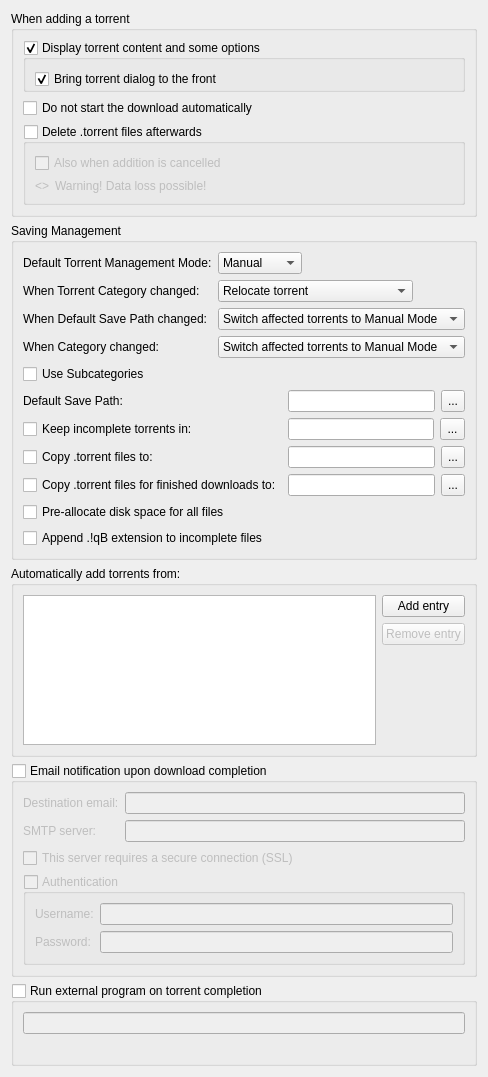
          <widget class="QWidget" name="scrollAreaWidgetContents_2">
           <property name="geometry">
            <rect>
             <x>0</x>
             <y>0</y>
             <width>437</width>
             <height>979</height>
            </rect>
           </property>
           <layout class="QVBoxLayout" name="verticalLayout">
            <item>
             <widget class="QGroupBox" name="torrentAdditionBox">
              <property name="title">
               <string>When adding a torrent</string>
              </property>
              <layout class="QVBoxLayout" name="torrentAdditionBoxLayout">
               <item>
                <widget class="QGroupBox" name="checkAdditionDialog">
                 <property name="title">
                  <string>Display torrent content and some options</string>
                 </property>
                 <property name="checkable">
                  <bool>true</bool>
                 </property>
                 <layout class="QVBoxLayout" name="verticalLayout_18">
                  <property name="bottomMargin">
                   <number>0</number>
                  </property>
                  <item>
                   <widget class="QCheckBox" name="checkAdditionDialogFront">
                    <property name="text">
                     <string>Bring torrent dialog to the front</string>
                    </property>
                    <property name="checked">
                     <bool>true</bool>
                    </property>
                   </widget>
                  </item>
                 </layout>
                </widget>
               </item>
               <item>
                <widget class="QCheckBox" name="checkStartPaused">
                 <property name="text">
                  <string comment="The torrent will be added to download list in pause state">Do not start the download automatically</string>
                 </property>
                </widget>
               </item>
               <item>
                <widget class="QGroupBox" name="deleteTorrentBox">
                 <property name="toolTip">
                  <string>Should the .torrent file be deleted after adding it</string>
                 </property>
                 <property name="title">
                  <string>Delete .torrent files afterwards </string>
                 </property>
                 <property name="checkable">
                  <bool>true</bool>
                 </property>
                 <property name="checked">
                  <bool>false</bool>
                 </property>
                 <layout class="QVBoxLayout" name="deleteTorrentBoxLayout">
                  <item>
                   <widget class="QCheckBox" name="deleteCancelledTorrentBox">
                    <property name="toolTip">
                     <string>Also delete .torrent files whose addition was cancelled</string>
                    </property>
                    <property name="text">
                     <string>Also when addition is cancelled</string>
                    </property>
                   </widget>
                  </item>
                  <item>
                   <layout class="QHBoxLayout" name="deleteTorrentWarningLayout">
                    <item>
                     <widget class="QLabel" name="deleteTorrentWarningIcon">
                      <property name="sizePolicy">
                       <sizepolicy hsizetype="Fixed" vsizetype="Preferred">
                        <horstretch>0</horstretch>
                        <verstretch>0</verstretch>
                       </sizepolicy>
                      </property>
                      <property name="text">
                       <string notr="true">&lt;&gt;</string>
                      </property>
                     </widget>
                    </item>
                    <item>
                     <widget class="QLabel" name="deleteTorrentWarningLabel">
                      <property name="text">
                       <string>Warning! Data loss possible!</string>
                      </property>
                     </widget>
                    </item>
                   </layout>
                  </item>
                 </layout>
                </widget>
               </item>
              </layout>
             </widget>
            </item>
            <item>
             <widget class="QGroupBox" name="groupSavingManagement">
              <property name="title">
               <string>Saving Management</string>
              </property>
              <layout class="QVBoxLayout" name="groupSavingManagementLayout">
               <item>
                <layout class="QGridLayout" name="gridLayout_3">
                 <item row="0" column="0">
                  <widget class="QLabel" name="label_40">
                   <property name="text">
                    <string>Default Torrent Management Mode:</string>
                   </property>
                  </widget>
                 </item>
                 <item row="0" column="1">
                  <layout class="QHBoxLayout" name="horizontalLayout_70">
                   <property name="spacing">
                    <number>10</number>
                   </property>
                   <item>
                    <widget class="QComboBox" name="comboSavingMode">
                     <property name="toolTip">
                      <string>Automatic mode means that various torrent properties (e.g. save path) will be decided by the associated category</string>
                     </property>
                     <item>
                      <property name="text">
                       <string>Manual</string>
                      </property>
                     </item>
                     <item>
                      <property name="text">
                       <string>Automatic</string>
                      </property>
                     </item>
                    </widget>
                   </item>
                   <item>
                    <spacer name="horizontalSpacer_160">
                     <property name="orientation">
                      <enum>Qt::Horizontal</enum>
                     </property>
                     <property name="sizeHint" stdset="0">
                      <size>
                       <width>40</width>
                       <height>20</height>
                      </size>
                     </property>
                    </spacer>
                   </item>
                  </layout>
                 </item>
                 <item row="1" column="0">
                  <widget class="QLabel" name="labelTorrentCategoryChanged">
                   <property name="text">
                    <string>When Torrent Category changed:</string>
                   </property>
                  </widget>
                 </item>
                 <item row="1" column="1">
                  <layout class="QHBoxLayout" name="horizontalLayout_14">
                   <item>
                    <widget class="QComboBox" name="comboTorrentCategoryChanged">
                     <item>
                      <property name="text">
                       <string>Relocate torrent</string>
                      </property>
                     </item>
                     <item>
                      <property name="text">
                       <string>Switch torrent to Manual Mode</string>
                      </property>
                     </item>
                    </widget>
                   </item>
                   <item>
                    <spacer name="horizontalSpacer_17">
                     <property name="orientation">
                      <enum>Qt::Horizontal</enum>
                     </property>
                     <property name="sizeHint" stdset="0">
                      <size>
                       <width>40</width>
                       <height>20</height>
                      </size>
                     </property>
                    </spacer>
                   </item>
                  </layout>
                 </item>
                 <item row="2" column="0">
                  <widget class="QLabel" name="labelCategoryDefaultPathChanged">
                   <property name="text">
                    <string>When Default Save Path changed:</string>
                   </property>
                  </widget>
                 </item>
                 <item row="2" column="1">
                  <layout class="QHBoxLayout" name="horizontalLayout_15">
                   <item>
                    <widget class="QComboBox" name="comboCategoryDefaultPathChanged">
                     <property name="currentIndex">
                      <number>1</number>
                     </property>
                     <item>
                      <property name="text">
                       <string>Relocate affected torrents</string>
                      </property>
                     </item>
                     <item>
                      <property name="text">
                       <string>Switch affected torrents to Manual Mode</string>
                      </property>
                     </item>
                    </widget>
                   </item>
                   <item>
                    <spacer name="horizontalSpacer_18">
                     <property name="orientation">
                      <enum>Qt::Horizontal</enum>
                     </property>
                     <property name="sizeHint" stdset="0">
                      <size>
                       <width>40</width>
                       <height>20</height>
                      </size>
                     </property>
                    </spacer>
                   </item>
                  </layout>
                 </item>
                 <item row="3" column="0">
                  <widget class="QLabel" name="labelCategoryChanged">
                   <property name="text">
                    <string>When Category changed:</string>
                   </property>
                  </widget>
                 </item>
                 <item row="3" column="1">
                  <layout class="QHBoxLayout" name="horizontalLayout_17">
                   <item>
                    <widget class="QComboBox" name="comboCategoryChanged">
                     <property name="currentIndex">
                      <number>1</number>
                     </property>
                     <item>
                      <property name="text">
                       <string>Relocate affected torrents</string>
                      </property>
                     </item>
                     <item>
                      <property name="text">
                       <string>Switch affected torrents to Manual Mode</string>
                      </property>
                     </item>
                    </widget>
                   </item>
                   <item>
                    <spacer name="horizontalSpacer_19">
                     <property name="orientation">
                      <enum>Qt::Horizontal</enum>
                     </property>
                     <property name="sizeHint" stdset="0">
                      <size>
                       <width>40</width>
                       <height>20</height>
                      </size>
                     </property>
                    </spacer>
                   </item>
                  </layout>
                 </item>
                </layout>
               </item>
               <item>
                <widget class="QCheckBox" name="checkUseSubcategories">
                 <property name="text">
                  <string>Use Subcategories</string>
                 </property>
                </widget>
               </item>
               <item>
                <layout class="QGridLayout" name="gridLayout_4">
                 <item row="0" column="0">
                  <widget class="QLabel" name="labelSavePath">
                   <property name="text">
                    <string>Default Save Path:</string>
                   </property>
                  </widget>
                 </item>
                 <item row="0" column="1">
                  <layout class="QHBoxLayout" name="horizontalLayout_10">
                   <item>
                    <widget class="QLineEdit" name="textSavePath">
                     <property name="sizePolicy">
                      <sizepolicy hsizetype="Expanding" vsizetype="Fixed">
                       <horstretch>0</horstretch>
                       <verstretch>0</verstretch>
                      </sizepolicy>
                     </property>
                     <property name="text">
                      <string/>
                     </property>
                    </widget>
                   </item>
                   <item>
                    <widget class="QToolButton" name="browseSaveDirButton">
                     <property name="enabled">
                      <bool>true</bool>
                     </property>
                     <property name="minimumSize">
                      <size>
                       <width>22</width>
                       <height>22</height>
                      </size>
                     </property>
                     <property name="maximumSize">
                      <size>
                       <width>25</width>
                       <height>27</height>
                      </size>
                     </property>
                     <property name="text">
                      <string notr="true">...</string>
                     </property>
                    </widget>
                   </item>
                  </layout>
                 </item>
                 <item row="1" column="0">
                  <widget class="QCheckBox" name="checkTempFolder">
                   <property name="text">
                    <string>Keep incomplete torrents in:</string>
                   </property>
                  </widget>
                 </item>
                 <item row="1" column="1">
                  <layout class="QHBoxLayout" name="horizontalLayout_111">
                   <item>
                    <widget class="QLineEdit" name="textTempPath"/>
                   </item>
                   <item>
                    <widget class="QToolButton" name="browseTempDirButton">
                     <property name="sizePolicy">
                      <sizepolicy hsizetype="Fixed" vsizetype="Fixed">
                       <horstretch>25</horstretch>
                       <verstretch>27</verstretch>
                      </sizepolicy>
                     </property>
                     <property name="minimumSize">
                      <size>
                       <width>22</width>
                       <height>22</height>
                      </size>
                     </property>
                     <property name="maximumSize">
                      <size>
                       <width>25</width>
                       <height>27</height>
                      </size>
                     </property>
                     <property name="text">
                      <string notr="true">...</string>
                     </property>
                    </widget>
                   </item>
                  </layout>
                 </item>
                 <item row="2" column="0">
                  <widget class="QCheckBox" name="checkExportDir">
                   <property name="text">
                    <string>Copy .torrent files to:</string>
                   </property>
                  </widget>
                 </item>
                 <item row="2" column="1">
                  <layout class="QHBoxLayout" name="horizontalLayout_12">
                   <item>
                    <widget class="QLineEdit" name="textExportDir"/>
                   </item>
                   <item>
                    <widget class="QToolButton" name="browseExportDirButton">
                     <property name="minimumSize">
                      <size>
                       <width>22</width>
                       <height>22</height>
                      </size>
                     </property>
                     <property name="maximumSize">
                      <size>
                       <width>25</width>
                       <height>27</height>
                      </size>
                     </property>
                     <property name="text">
                      <string notr="true">...</string>
                     </property>
                    </widget>
                   </item>
                  </layout>
                 </item>
                 <item row="3" column="0">
                  <widget class="QCheckBox" name="checkExportDirFin">
                   <property name="text">
                    <string>Copy .torrent files for finished downloads to:</string>
                   </property>
                  </widget>
                 </item>
                 <item row="3" column="1">
                  <layout class="QHBoxLayout" name="horizontalLayout_13">
                   <item>
                    <widget class="QLineEdit" name="textExportDirFin"/>
                   </item>
                   <item>
                    <widget class="QToolButton" name="browseExportDirFinButton">
                     <property name="minimumSize">
                      <size>
                       <width>22</width>
                       <height>22</height>
                      </size>
                     </property>
                     <property name="maximumSize">
                      <size>
                       <width>25</width>
                       <height>27</height>
                      </size>
                     </property>
                     <property name="text">
                      <string notr="true">...</string>
                     </property>
                    </widget>
                   </item>
                  </layout>
                 </item>
                </layout>
               </item>
               <item>
                <widget class="QCheckBox" name="checkPreallocateAll">
                 <property name="text">
                  <string>Pre-allocate disk space for all files</string>
                 </property>
                </widget>
               </item>
               <item>
                <widget class="QCheckBox" name="checkAppendqB">
                 <property name="text">
                  <string>Append .!qB extension to incomplete files</string>
                 </property>
                </widget>
               </item>
              </layout>
             </widget>
            </item>
            <item>
             <widget class="QGroupBox" name="groupBox_2">
              <property name="title">
               <string>Automatically add torrents from:</string>
              </property>
              <layout class="QVBoxLayout" name="verticalLayout_38">
               <item>
                <layout class="QHBoxLayout" name="horizontalLayout_16">
                 <item>
                  <widget class="QTreeView" name="scanFoldersView">
                   <property name="sizePolicy">
                    <sizepolicy hsizetype="Expanding" vsizetype="Expanding">
                     <horstretch>0</horstretch>
                     <verstretch>1</verstretch>
                    </sizepolicy>
                   </property>
                   <property name="minimumSize">
                    <size>
                     <width>250</width>
                     <height>150</height>
                    </size>
                   </property>
                   <property name="editTriggers">
                    <set>QAbstractItemView::AllEditTriggers</set>
                   </property>
                   <property name="selectionMode">
                    <enum>QAbstractItemView::SingleSelection</enum>
                   </property>
                   <property name="selectionBehavior">
                    <enum>QAbstractItemView::SelectRows</enum>
                   </property>
                   <property name="textElideMode">
                    <enum>Qt::ElideNone</enum>
                   </property>
                   <property name="rootIsDecorated">
                    <bool>false</bool>
                   </property>
                   <attribute name="headerDefaultSectionSize">
                    <number>80</number>
                   </attribute>
                   <attribute name="headerStretchLastSection">
                    <bool>false</bool>
                   </attribute>
                  </widget>
                 </item>
                 <item>
                  <layout class="QVBoxLayout" name="verticalLayout_37">
                   <item>
                    <widget class="QPushButton" name="addScanFolderButton">
                     <property name="text">
                      <string>Add entry</string>
                     </property>
                    </widget>
                   </item>
                   <item>
                    <widget class="QPushButton" name="removeScanFolderButton">
                     <property name="enabled">
                      <bool>false</bool>
                     </property>
                     <property name="text">
                      <string>Remove entry</string>
                     </property>
                    </widget>
                   </item>
                   <item>
                    <spacer name="verticalSpacer_6">
                     <property name="orientation">
                      <enum>Qt::Vertical</enum>
                     </property>
                     <property name="sizeHint" stdset="0">
                      <size>
                       <width>20</width>
                       <height>40</height>
                      </size>
                     </property>
                    </spacer>
                   </item>
                  </layout>
                 </item>
                </layout>
               </item>
              </layout>
             </widget>
            </item>
            <item>
             <widget class="QGroupBox" name="groupMailNotification">
              <property name="title">
               <string>Email notification upon download completion</string>
              </property>
              <property name="checkable">
               <bool>true</bool>
              </property>
              <property name="checked">
               <bool>false</bool>
              </property>
              <layout class="QVBoxLayout" name="verticalLayout_171">
               <item>
                <layout class="QGridLayout" name="gridLayout_9">
                 <item row="0" column="1">
                  <widget class="QLineEdit" name="dest_email_txt"/>
                 </item>
                 <item row="0" column="0">
                  <widget class="QLabel" name="label_2">
                   <property name="text">
                    <string>Destination email:</string>
                   </property>
                  </widget>
                 </item>
                 <item row="1" column="0">
                  <widget class="QLabel" name="label_3">
                   <property name="text">
                    <string>SMTP server:</string>
                   </property>
                  </widget>
                 </item>
                 <item row="1" column="1">
                  <widget class="QLineEdit" name="smtp_server_txt"/>
                 </item>
                </layout>
               </item>
               <item>
                <widget class="QCheckBox" name="checkSmtpSSL">
                 <property name="text">
                  <string>This server requires a secure connection (SSL)</string>
                 </property>
                </widget>
               </item>
               <item>
                <widget class="QGroupBox" name="groupMailNotifAuth">
                 <property name="title">
                  <string>Authentication</string>
                 </property>
                 <property name="checkable">
                  <bool>true</bool>
                 </property>
                 <property name="checked">
                  <bool>false</bool>
                 </property>
                 <layout class="QFormLayout" name="formLayout_2">
                  <item row="0" column="0">
                   <widget class="QLabel" name="label_7">
                    <property name="text">
                     <string>Username:</string>
                    </property>
                   </widget>
                  </item>
                  <item row="0" column="1">
                   <widget class="QLineEdit" name="mailNotifUsername"/>
                  </item>
                  <item row="1" column="0">
                   <widget class="QLabel" name="label_8">
                    <property name="text">
                     <string>Password:</string>
                    </property>
                   </widget>
                  </item>
                  <item row="1" column="1">
                   <widget class="QLineEdit" name="mailNotifPassword">
                    <property name="echoMode">
                     <enum>QLineEdit::Password</enum>
                    </property>
                   </widget>
                  </item>
                 </layout>
                </widget>
               </item>
              </layout>
             </widget>
            </item>
            <item>
             <widget class="QGroupBox" name="autoRunBox">
              <property name="title">
               <string>Run external program on torrent completion</string>
              </property>
              <property name="checkable">
               <bool>true</bool>
              </property>
              <property name="checked">
               <bool>false</bool>
              </property>
              <layout class="QVBoxLayout" name="verticalLayout_19">
               <item>
                <widget class="QLineEdit" name="autoRun_txt"/>
               </item>
               <item>
                <widget class="QLabel" name="autoRun_param">
                 <property name="wordWrap">
                  <bool>true</bool>
                 </property>
                </widget>
               </item>
              </layout>
             </widget>
            </item>
           </layout>
          </widget>
